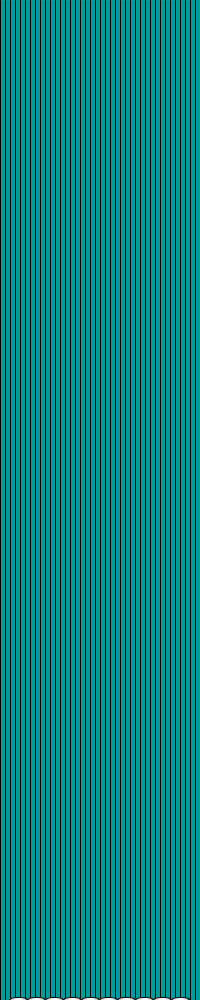
Frame 1 (no input)
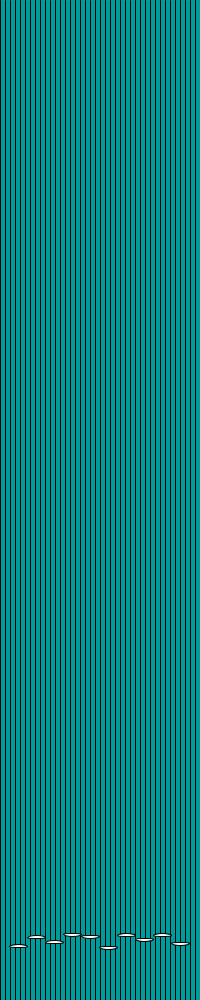
Frame 60 (the mouse pressed at the canvas centre just before this capture)
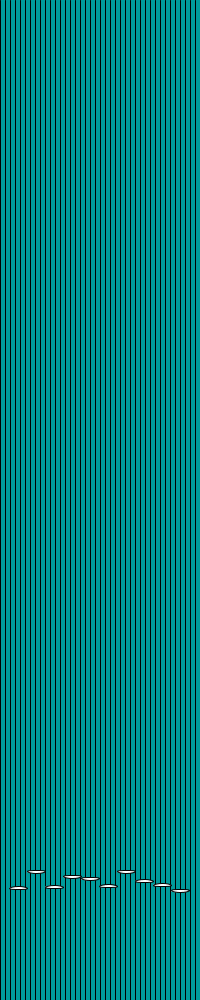
Frame 120 (the mouse held since frame 60 and released just before this capture)

The Processing sketch that drew these frames (run headless with seeded random() and noise(); from frame 60 on, the mouse is pressed at the canvas centre):

// Processing sketch: vertical
// ── vertical.pde
//Rafał Kosik "Vertical" - https://www.goodreads.com/book/show/6615626-vertical
// The action of this SF novel takes place in a cylindrical world 
// after a conflict with "aliens". People live in steel cities, 
// climbing ropes, pursuing an undefined Goal.

int N=10; //Number of cities
int space=1;//Distance between cities
float[] positions=new float[N];

void setup()
{
     size(200,1000);
     frameRate(200);
     //Calculate space
     space=width/(N+1);
     
     //Initial positions
     for(int j=0;j<N;j++)
        positions[j]=height-1;
}

void draw()
{
  background(0,155,155);//also clear the window!
  
  //ropes
  for(int i=0;i<width;i+=5)
    line(i,height,i,0);
    
  //cities
  for(int j=0;j<N;j++)
  {
    ellipse((j+1)*space,positions[j],space,3);//Visualisation
    
    positions[j]-=random(2);//Random move
    if(positions[j]<0) //Checking if he has not passed the top
      positions[j]+=height;
  }
}
